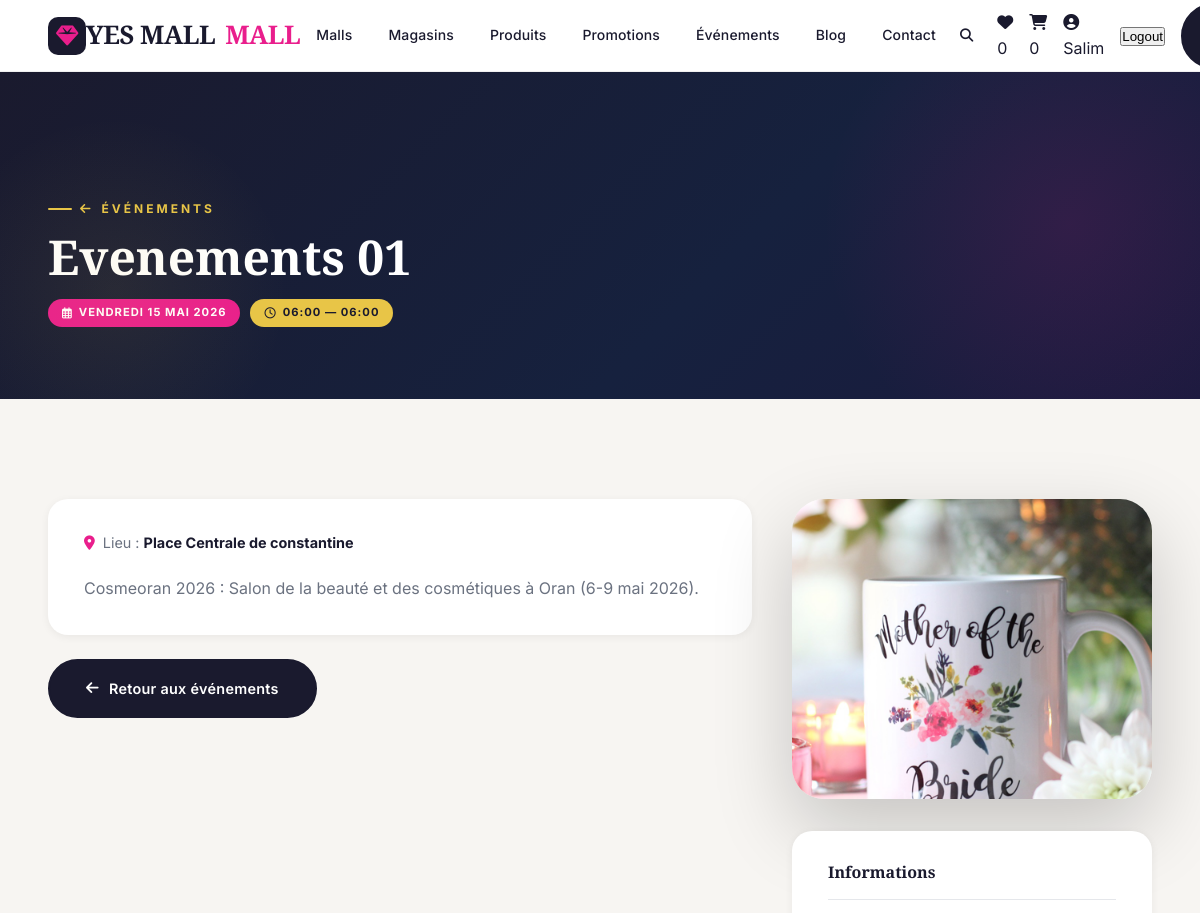
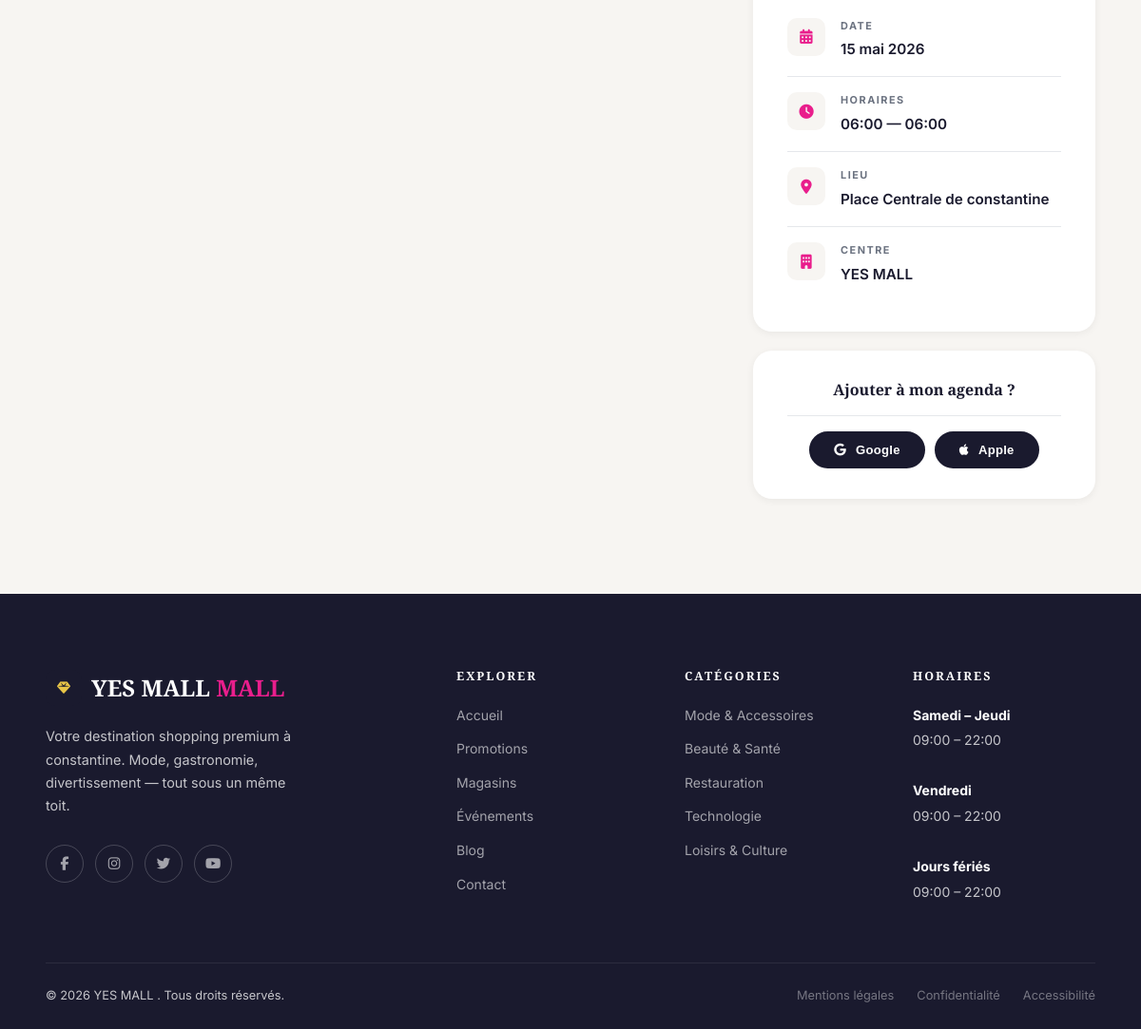
The app's page /mall/yes-mall/event/evenements-01/ (signed in) with its own data (2 pictures, top to bottom).
### centre_commercial/models.py (models this page shows, shortened)
class Mall(models.Model):
    CITIES = [
        ('constantine', 'Constantine'),
        ('alger', 'Alger'),
        ('oran', 'Oran'),
        ('annaba', 'Annaba'),
        ('setif', 'Sétif'),
        ('autre', 'Autre'),
    ]
    manager = models.ForeignKey(User,on_delete=models.CASCADE, null=True, blank=True, related_name='malls')
    name = models.CharField(max_length=200)
    slug = models.SlugField(unique=True, blank=True)
    city = models.CharField(max_length=50, choices=CITIES)
    region = models.CharField(max_length=100)
    address = models.CharField(max_length=300)
    image = models.ImageField(upload_to='malls/', blank=True, null=True)
    bg_color = models.CharField(max_length=200, default="linear-gradient(135deg,#1a1a2e,#2d1f6e)",
                                  verbose_name="Gradient CSS (fallback image)",
                                  help_text="Ex: linear-gradient(135deg,#1a1a2e,#e91e8c)")
    description_short = models.CharField(max_length=180, blank=True)
    description = models.TextField(blank=True, default="Description of the mall", help_text="Description of the mall", verbose_name="Description")
    is_actif = models.BooleanField(default=False)
    is_open = models.BooleanField(default=True)
    is_featured = models.BooleanField(default=False)
    badge           = models.CharField(max_length=40, blank=True, verbose_name="Badge (ex: New, Phare)")
    observation     = models.TextField(blank=True, default="", help_text="En cas de fermeture ou autre",verbose_name="Observation",)
    phone        = models.CharField(max_length=20, blank=True, null=True, verbose_name="Phone")
    email            = models.EmailField(blank=True, null=True)
    website         = models.URLField(blank=True, null=True)
    opening_time = models.TimeField()
    closing_time = models.TimeField()
    number_of_shops = models.IntegerField(default=0)
    number_of_parking_spaces = models.IntegerField(default=0)
    created_at = models.DateTimeField(auto_now_add=True)
    updated_at = models.DateTimeField(auto_now=True)
    opening_date = models.DateField(blank=True, null=True, verbose_name="Opening date (if future)")
    class Meta:
        verbose_name = "Centre Commercial (Mall)"
        verbose_name_plural = "Centres Commerciaux (Malls)"
        ordering = ['-is_featured', 'name']

class Event(models.Model):
    mall = models.ForeignKey(Mall, on_delete=models.SET_NULL, null=True, blank=True, related_name='events')
    title = models.CharField(max_length=200, verbose_name="Title")
    slug = models.SlugField(unique=True, blank=True)
    date = models.DateTimeField(verbose_name="Date")
    description = models.TextField(blank=True, verbose_name="Description")
    image = models.ImageField(upload_to='events/', verbose_name="Image")
    location = models.CharField(max_length=200, default="Place Centrale", verbose_name="Location")
    created_at = models.DateTimeField(auto_now_add=True)
    start_event = models.DateTimeField(verbose_name="Start event")
    end_event = models.DateTimeField(verbose_name="End event")
    class Meta:
        verbose_name = "Event"
        verbose_name_plural = "Events"

### centre_commercial/views.py (the view)
# urls.py: path('mall/<slug:mall_slug>/event/<slug:slug>/', views.EventDetailView.as_view(), name='event_detail'),
class EventDetailView(DetailView):
    model = Event
    template_name = 'mall/event_detail.html'
    context_object_name = 'event'
    def get_object(self):
        return get_object_or_404(
            Event,
            slug=self.kwargs['slug'],
            mall__slug=self.kwargs['mall_slug']
        )
    def get_context_data(self, **kwargs):
        context = super().get_context_data(**kwargs)
        context['mall'] = self.object.mall
        return context

### centre_commercial/context_processors.py (called while the page is built)
def cart_processor(request):
    cart_count = 0
    if request.user.is_authenticated:
        order = Order.objects.filter(user=request.user, status='pending').first()
        if order:
            cart_count = sum(item.quantity for item in order.items.all())
    return {
        'cart_count': cart_count
    }

def wishlist_processor(request):
    wishlist_count = 0
    mall_slug = None
    if request.user.is_authenticated:
        wishlist = getattr(request.user, 'wishlist', None)
        if wishlist:
            wishlist_count = wishlist.products.count()
    if request.resolver_match:
        mall_slug = request.resolver_match.kwargs.get('mall_slug')
    return {
        'wishlist_count': wishlist_count,
        'mall_slug': mall_slug
    }

### templates/mall/event_detail.html (shortened to what this page needs)
{% extends 'base.html' %}
{% block content %}
<section class="ym-page-hero">
  <div class="ym-container">
    {% if event.mall and event.mall.slug %}
      <p class="ym-eyebrow"><i class="fas fa-arrow-left"></i> <a href="{% url 'events_by_mall' event.mall.slug %}" style="color:inherit;">Événements</a></p>
    {% else %}
      <p class="ym-eyebrow"><i class="fas fa-arrow-left"></i> <a href="{% url 'events_all' %}" style="color:inherit;">Événements</a></p>
    {% endif %}
    <h1 class="ym-section-title">{{ event.title }}</h1>
    <div style="display:flex; gap:10px; flex-wrap:wrap; margin-top:16px; align-items:center;">
      <span class="ym-store-card__badge ym-store-card__badge--new" style="position:static; display:inline-flex; align-items:center; gap:6px;">
        <i class="far fa-calendar-alt"></i> {{ event.date|date:"l d F Y" }}
      </span>
      <span class="ym-store-card__badge ym-store-card__badge--featured" style="position:static; display:inline-flex; align-items:center; gap:6px;">
        <i class="far fa-clock"></i> {{ event.start_event|date:"H:i" }} — {{ event.end_event|date:"H:i" }}
      </span>
    </div>
  </div>
</section>
<section class="ym-section ym-section--gray">
  <div class="ym-container">
    <div class="ym-detail-layout">
      <div class="ym-detail-main">
        <div class="ym-detail-card">
          <div style="display:flex; align-items:center; gap:8px; margin-bottom:20px; color:var(--color-muted); font-size:0.9rem;">
            <i class="fas fa-map-marker-alt" style="color:var(--color-pink);"></i>
            <span>Lieu : <strong style="color:var(--color-text);">{{ event.location }}</strong></span>
          </div>
          <p class="ym-detail-text" style="white-space:pre-line;">{{ event.description }}</p>
        </div>
        <div style="margin-top:24px; display:flex; gap:12px; flex-wrap:wrap;">
          {% if event.mall %}
          <a href="{% url 'events_by_mall' event.mall.slug %}" class="ym-btn ym-btn--dark">
            <i class="fas fa-arrow-left"></i> Retour aux événements
          </a>
          {% else %}
          <a href="{% url 'events_all' %}" class="ym-btn ym-btn--dark">
            <i class="fas fa-arrow-left"></i> Retour aux événements
          </a>
          {% endif %}
        </div>
      </div>
      <aside class="ym-detail-sidebar">
        {% if event.image %}
        <div class="ym-detail-image-wrap" style="border-radius:var(--radius-xl); overflow:hidden; box-shadow:var(--shadow-xl);">
          <img src="{{ event.image.url }}" alt="{{ event.title }}" style="width:100%; height:300px; object-fit:cover;">
        </div>
        {% endif %}
        <div class="ym-detail-card" style="margin-top:20px;">
          <h3 class="ym-detail-section-title" style="font-size:1rem; margin-bottom:16px;">Informations</h3>
          <div class="ym-info-row">
            <div class="ym-info-icon"><i class="fas fa-calendar-alt"></i></div>
            <div>
              <small class="ym-info-label">Date</small>
              <span class="ym-info-value">{{ event.date|date:"d F Y" }}</span>
            </div>
          </div>
          <div class="ym-info-row">
            <div class="ym-info-icon"><i class="fas fa-clock"></i></div>
            <div>
              <small class="ym-info-label">Horaires</small>
              <span class="ym-info-value">{{ event.start_event|date:"H:i" }} — {{ event.end_event|date:"H:i" }}</span>
            </div>
          </div>
          <div class="ym-info-row">
            <div class="ym-info-icon"><i class="fas fa-map-marker-alt"></i></div>
            <div>
              <small class="ym-info-label">Lieu</small>
              <span class="ym-info-value">{{ event.location }}</span>
            </div>
          </div>
          {% if event.mall %}
          <div class="ym-info-row">
            <div class="ym-info-icon"><i class="fas fa-building"></i></div>
            <div>
              <small class="ym-info-label">Centre</small>
              <span class="ym-info-value">{{ event.mall.name }}</span>
            </div>
          </div>
          {% endif %}
        </div>
        <div class="ym-detail-card" style="margin-top:20px; text-align:center;">
          <h3 class="ym-detail-section-title" style="font-size:1rem; margin-bottom:16px;">Ajouter à mon agenda ?</h3>
          <div style="display:flex; justify-content:center; gap:10px;">
            <button class="ym-btn ym-btn--dark ym-btn--sm">
              <i class="fab fa-google"></i> Google
            </button>
            <button class="ym-btn ym-btn--dark ym-btn--sm">
              <i class="fab fa-apple"></i> Apple
            </button>
          </div>
        </div>
      </aside>
    </div>
  </div>
</section>
{% endblock %}

### templates/base.html (shortened to what this page needs)
{% load static %}
<!DOCTYPE html>
<html lang="fr">
<head>
  <link rel="stylesheet" href="https://cdnjs.cloudflare.com/ajax/libs/font-awesome/6.5.0/css/all.min.css">
  <link rel="stylesheet" href="{% static 'css/main.css' %}">
  <link rel="stylesheet" href="{% static 'css/portal.css' %}">
</head>
<body>
<header id="ym-navbar" class="ym-navbar" role="banner">
<a href="{% url 'home' %}" class="ym-navbar__brand">
    <span class="ym-navbar__brand-icon">
      <i class="fas fa-gem fa-sm"></i>
    </span>
</a>
{% if mall %}
  <a href="{% url 'mall' mall.slug %}" class="ym-navbar__brand">
     {{ mall.name }} <span>MALL</span>
    </a>
{% else %}
<a href="{% url 'home' %}" class="ym-navbar__brand">
    BB <span>Shopping</span>
  </a>
{% endif %}
  <nav>
    <ul class="ym-navbar__nav">
      <li><a href="{% url 'mall_list' %}">Malls</a></li>
      <li><a href="{% if mall %}{% url 'shops_by_mall' mall.slug %}{% else %}{% url 'shops_all' %}{% endif %}">Magasins</a></li>
      <li><a href="{% if mall %}{% url 'products_by_mall' mall.slug %}{% else %}{% url 'products_all' %}{% endif %}">Produits</a></li>
      <li><a href="{% if mall %}{% url 'promotions_by_mall' mall.slug %}{% else %}{% url 'promotions_all' %}{% endif %}">Promotions</a></li>
      <li><a href="{% if mall %}{% url 'events_by_mall' mall.slug %}{% else %}{% url 'events_all' %}{% endif %}">Événements</a></li>
      <li><a href="{% if mall %}{% url 'blogs_by_mall' mall.slug %}{% else %}{% url 'blogs_all' %}{% endif %}">Blog</a></li>
     <li>
      {% if mall %}
      <a href="{% url 'contact_message_create_by_mall' mall.slug %}" >Contact </a>
      {% else %}
      <a href="{% url 'contact_message_create' %}" >Contact </a>
      {% endif %}
     </li>
    </ul>
  </nav>
  <div class="ym-navbar__actions">
    <button class="ym-navbar__search-btn">
      <i class="fas fa-search"></i>
    </button>
    {% if user.is_authenticated %}
        <a href="{% url 'wishlist'%}" class="wishlist-icon">
          <i class="fas fa-heart"></i>
          <span class="wishlist-badge">{{ wishlist_count|default:"0" }}</span>
        </a>
      <a href="{% url 'cart' %}" class="cart-link">
        <i class="fas fa-shopping-cart"></i>
        <span class="cart-badge">{{ cart_count|default:"0" }}</span>
      </a>
      <a href="{% url 'user_update' user.username %}" class="ym-split-btn-main">
        <i class="fas fa-user-circle"></i> {{ user.username }}
      </a>
      <form action="{% url 'logout' %}" method="post">
        <button type="submit" class="ym-split-btn-main">Logout</button>
      </form>
    {% endif %}
    {% if mall %}
    <a href="" class="ym-btn ym-btn--dark ym-btn--sm"> Nous visiter </a>
    {% endif %}
  </div>
</header>
<main id="main-content" {% block main_attrs %}class="ym-main-content" style="margin-top:72px"{% endblock %}>
  {% block content %}
  {% endblock %}
</main>
<footer class="ym-footer" role="contentinfo">
  <div class="ym-container">
    <div class="ym-footer__grid">
      <div>
        <div class="ym-footer__brand">
          <span class="ym-navbar__brand-icon"><i class="fas fa-gem fa-sm"></i></span>
          <span class="ym-footer__brand-name">{% if mall %}{{mall.name}} <span>MALL</span>{% else %}BB <span>Shopping</span>{% endif %}</span>
        </div>
        <p class="ym-footer__tagline">
          Votre destination shopping premium à {{mall.city}}. Mode, gastronomie, divertissement — tout sous un même toit.
        </p>
        <div class="ym-footer__social">
          <a href="#" class="ym-footer__social-link" aria-label="Facebook"><i class="fab fa-facebook-f"></i></a>
          <a href="#" class="ym-footer__social-link" aria-label="Instagram"><i class="fab fa-instagram"></i></a>
          <a href="#" class="ym-footer__social-link" aria-label="Twitter"><i class="fab fa-twitter"></i></a>
          <a href="#" class="ym-footer__social-link" aria-label="YouTube"><i class="fab fa-youtube"></i></a>
        </div>
      </div>
      <div>
        <h3 class="ym-footer__heading">Explorer</h3>
        <ul class="ym-footer__links">
          {% if mall and mall.slug %}
            <li><a href="{% url 'mall' mall.slug %}">Accueil</a></li>
            <li><a href="{% url 'promotions_by_mall' mall.slug %}">Promotions</a></li>
            <li><a href="{% url 'shops_by_mall' mall.slug %}">Magasins</a></li>
            <li><a href="{% url 'events_by_mall' mall.slug %}">Événements</a></li>
            <li><a href="{% url 'blogs_by_mall' mall.slug %}">Blog</a></li>
            <li><a href="{% url 'contact_message_create_by_mall' mall.slug %}">Contact</a></li>
          {% else %}
            <li><a href="{% url 'home' %}">Accueil</a></li>
            <li><a href="{% url 'promotions_all' %}">Promotions</a></li>
            <li><a href="{% url 'shops_all' %}">Magasins</a></li>
            <li><a href="{% url 'events_all' %}">Événements</a></li>
            <li><a href="{% url 'blogs_all' %}">Blog</a></li>
          {% endif %}
        </ul>
      </div>
      <div>
        <h3 class="ym-footer__heading">Catégories</h3>
        <ul class="ym-footer__links">
          <li><a href="{% url 'shops_all' %}?category=mode">Mode & Accessoires</a></li>
          <li><a href="{% url 'shops_all' %}?category=beaute">Beauté & Santé</a></li>
          <li><a href="{% url 'shops_all' %}?category=restauration">Restauration</a></li>
          <li><a href="{% url 'shops_all' %}?category=technologie">Technologie</a></li>
          <li><a href="{% url 'shops_all' %}?category=loisirs">Loisirs & Culture</a></li>
        </ul>
      </div>
      <div>
        <h3 class="ym-footer__heading">Horaires</h3>
        <div class="ym-footer__hours">
          <p><strong>Samedi – Jeudi</strong><br>{{mall.opening_time}} – {{mall.closing_time}}</p>
          <br>
          <p><strong>Vendredi</strong><br>{{mall.opening_time}} – {{mall.closing_time}}</p>
          <br>
          <p><strong>Jours fériés</strong><br>{{mall.opening_time}} – {{mall.closing_time}}</p>
        </div>
      </div>
    </div>
    <div class="ym-footer__bottom">
      <p>© {% now "Y" %} {{mall.name}} . Tous droits réservés.</p>
      <div class="ym-footer__legal">
        <a href="#">Mentions légales</a>
        <a href="#">Confidentialité</a>
        <a href="#">Accessibilité</a>
      </div>
    </div>
  </div>
</footer>
</body>
</html>

### records on screen
Mall: name "YES MALL", city "constantine", opening_time "09:00", closing_time "22:00"
Event: title "Evenements 01", date "VENDREDI 15 MAI 2026", start_event "06:00", end_event "06:00", location "Place Centrale de constantine", description "Cosmeoran 2026 : Salon de la beauté et des cosmétiques à Oran (6-9 mai 2026).", image (picture), date "15 mai 2026", mall.name "YES MALL"

### other values on screen
{{ wishlist_count|default:"0" }} "0"
{{ cart_count|default:"0" }} "0"
{{ user.username }} "Salim"
